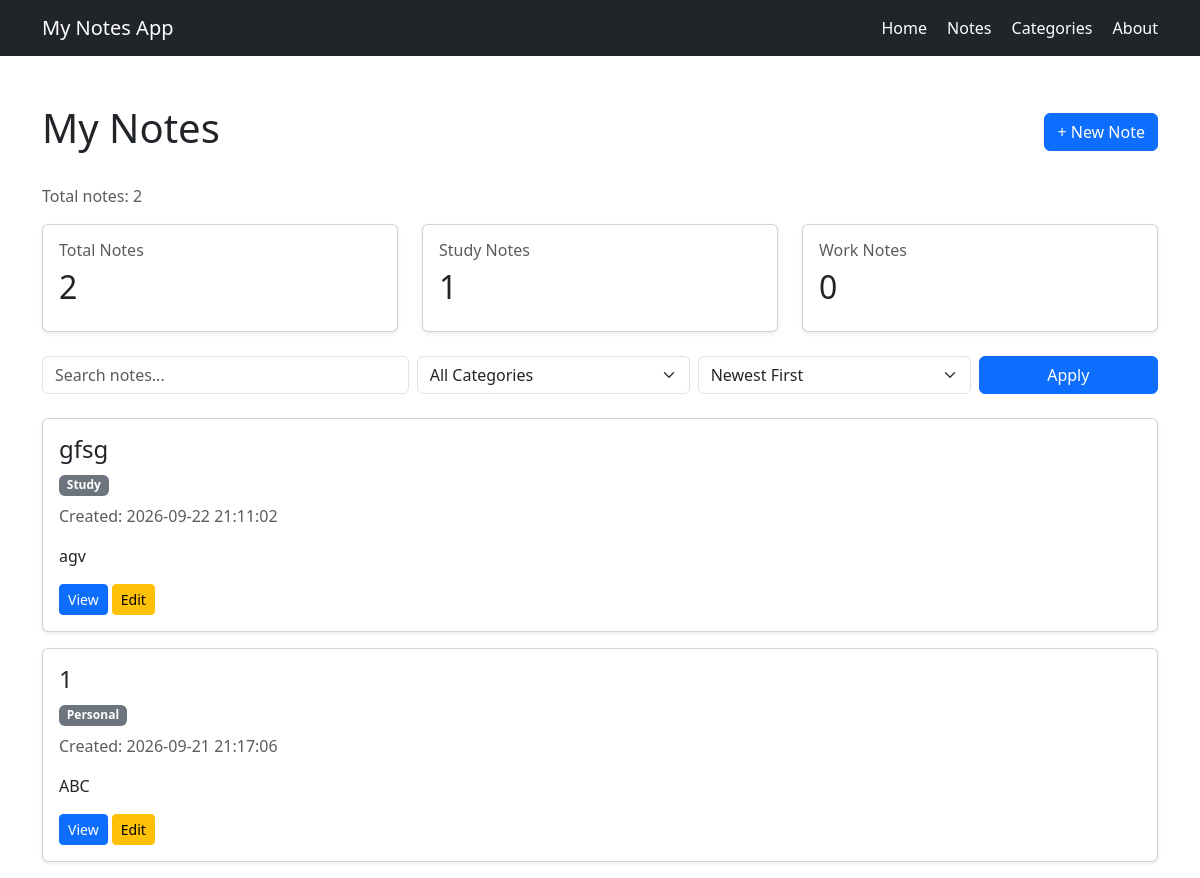
The app's page /notes with its own data.
### tables this page shows
CREATE TABLE notes (
            id INTEGER PRIMARY KEY AUTOINCREMENT,
            title TEXT NOT NULL,
            content TEXT NOT NULL
        , category TEXT NOT NULL DEFAULT 'General', created_at TEXT NOT NULL DEFAULT '');

### app.py (the view, shortened to what this page needs)
@app.route("/notes")
def notes():
    search_query = request.args.get("search", "").strip().lower()
    selected_category = request.args.get("category", "").strip()
    sort_order = request.args.get("sort", "newest")
    connection = get_db_connection()
    query = "SELECT * FROM notes WHERE 1=1"
    parameters = []
    if selected_category:
        query += " AND category = ?"
        parameters.append(selected_category)
    if sort_order == "oldest":
        query += " ORDER BY id ASC"
    else:
        query += " ORDER BY id DESC"
    notes_list = connection.execute(
        query,
        parameters
    ).fetchall()
    total_notes = connection.execute(
        "SELECT COUNT(*) AS total FROM notes"
    ).fetchone()["total"]
    study_notes = connection.execute(
        "SELECT COUNT(*) AS total FROM notes WHERE category = ?",
        ("Study",)
    ).fetchone()["total"]
    work_notes = connection.execute(
        "SELECT COUNT(*) AS total FROM notes WHERE category = ?",
        ("Work",)
    ).fetchone()["total"]
    connection.close()
    return render_template(
        "notes.html",
        notes=notes_list,
        search_query=search_query,
        selected_category=selected_category,
        sort_order=sort_order,
        total_notes=total_notes,
        study_notes=study_notes,
        work_notes=work_notes
    )

### app.py (called while the page is built)
def get_db_connection():
    connection = sqlite3.connect(DATABASE)
    connection.row_factory = sqlite3.Row
    return connection

### templates/notes.html (shortened to what this page needs)
{% extends "base.html" %}
{% block content %}
<div class="d-flex justify-content-between align-items-center mb-4">
    <h1>My Notes</h1>
    <a href="{{ url_for('create_note') }}"
       class="btn btn-primary">
        + New Note
    </a>
</div>
<p class="text-muted">
    Total notes: {{ total_notes }}
</p>
<div class="row mb-4">
    <div class="col-md-4">
        <div class="card shadow-sm">
            <div class="card-body">
                <h6 class="text-muted">
                    Total Notes
                </h6>
                <h2>
                    {{ total_notes }}
                </h2>
            </div>
        </div>
    </div>
    <div class="col-md-4">
        <div class="card shadow-sm">
            <div class="card-body">
                <h6 class="text-muted">
                    Study Notes
                </h6>
                <h2>
                    {{ study_notes }}
                </h2>
            </div>
        </div>
    </div>
    <div class="col-md-4">
        <div class="card shadow-sm">
            <div class="card-body">
                <h6 class="text-muted">
                    Work Notes
                </h6>
                <h2>
                    {{ work_notes }}
                </h2>
            </div>
        </div>
    </div>
</div>
<form method="GET"
      action="{{ url_for('notes') }}"
      class="row g-2 mb-4">
    <div class="col-md-4">
        <input
            type="text"
            name="search"
            class="form-control"
            placeholder="Search notes..."
            value="{{ search_query }}"
        >
    </div>
    <div class="col-md-3">
        <select name="category"
                class="form-select">
            <option value="">
                All Categories
            </option>
        </select>
    </div>
    <div class="col-md-3">
        <select name="sort"
                class="form-select">
            <option value="newest"
                {% if sort_order == "newest" %}selected{% endif %}>
                Newest First
            </option>
        </select>
    </div>
    <div class="col-md-2 d-grid">
        <button type="submit"
                class="btn btn-primary">
            Apply
        </button>
    </div>
</form>
{% if notes %}
    {% for note in notes %}
        <div class="card mb-3 shadow-sm">
            <div class="card-body">
                <h4>
                    {{ note["title"] }}
                </h4>
                <span class="badge bg-secondary">
                    {{ note["category"] }}
                </span>
                <p class="text-muted mt-2">
                    Created: {{ note["created_at"] }}
                </p>
                <p>
                    {{ note["content"] }}
                </p>
                <a
                    href="{{ url_for('view_note', note_id=note['id']) }}"
                    class="btn btn-sm btn-primary"
                >
                    View
                </a>
                <a
                    href="{{ url_for('edit_note', note_id=note['id']) }}"
                    class="btn btn-sm btn-warning"
                >
                    Edit
                </a>
            </div>
        </div>
    {% endfor %}
{% else %}
    <div class="alert alert-warning">
        No notes found.
    </div>
{% endif %}
{% endblock %}

### records on screen
notes: title "gfsg", category "Study", created_at "2026-09-22 21:11:02", content "agv"
notes: title "1", category "Personal", created_at "2026-09-21 21:17:06", content "ABC"

### other values on screen
{{ total_notes }} "2"
{{ study_notes }} "1"
{{ work_notes }} "0"
